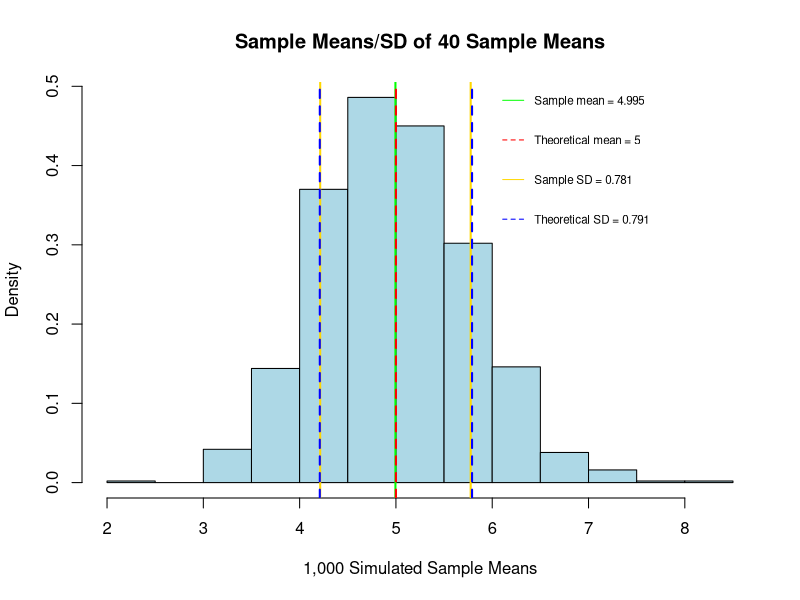
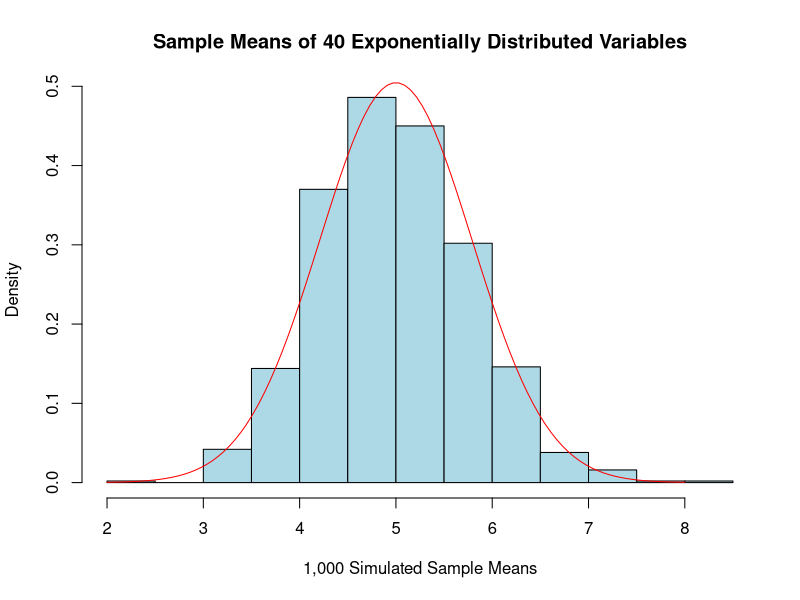
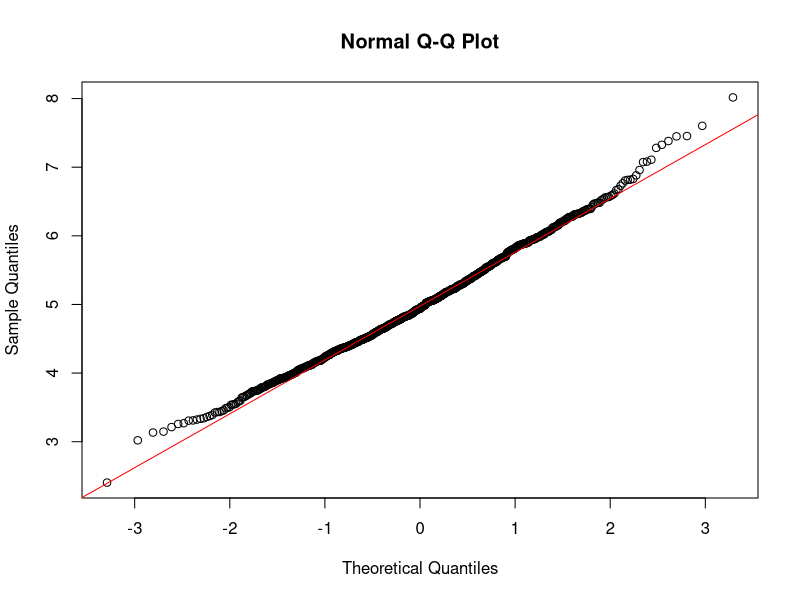

Here is the R script that generated these plots, in order:
## ---- chunk 1
set.seed(1111)
mns <- c()
n <- 1000
lambda <- 0.2
for (i in 1 : n) mns = c(mns, mean(rexp(40,lambda)))
## ---- chunk 2
#Mean
m <- mean(mns)
tm <- 1/lambda
hist(mns, col='lightblue', xlab='1,000 Simulated Sample Means', prob=1,
     main='Sample Means/SD of 40 Sample Means')
abline(v=m, col='green',lwd=2, lty=1)
abline(v=tm, col='red',lwd=2, lty=2)
legend(6,0.5,legend=paste('Sample mean =',round(m,3),sep=' '),cex=0.7, 
       col = 'green', bty='n', lty=1)
legend(6,0.45,legend=paste('Theoretical mean =',tm,sep=' '),cex=0.7, 
       col = 'red', bty='n', lty=2)

#SD
N=40
s <- sd(mns)
ts <- (1/lambda)/sqrt(N)
abline(v=m+c(-1,1)*s, col='gold',lwd=2, lty=1)
abline(v=tm+c(-1,1)*ts, col='blue',lwd=2, lty=2)
legend(6,0.40,legend=paste('Sample SD =',round(s,3),sep=' '),cex=0.7, 
       col = 'gold', bty='n', lty=1)
legend(6,0.35,legend=paste('Theoretical SD =',round(ts,3),sep=' '),
       cex=0.7, col = 'blue', bty='n', lty=2)
## ---- chunk 3
#Plot histogram of simulations
hist(mns, col='lightblue', xlab='1,000 Simulated Sample Means', prob=1,
     main='Sample Means of 40 Exponentially Distributed Variables')
#Overlay theoretical values
x<-seq(2,8, length=100)
hx<-dnorm(x,mean=tm, sd=ts)
lines(x,hx,type='l',col='red')
## ---- chunk 4
qqnorm(mns, main = "Normal Q-Q Plot",
       xlab = "Theoretical Quantiles", ylab = "Sample Quantiles")
qqline(mns, col='red')
